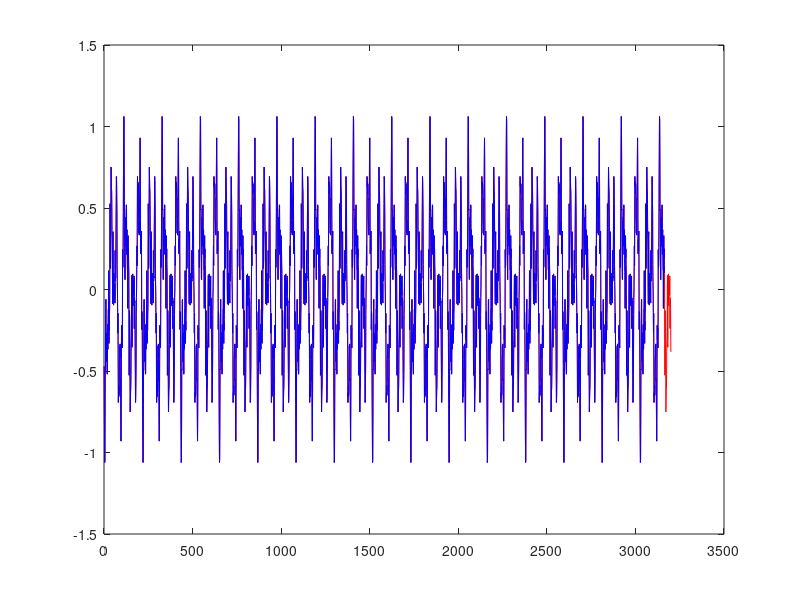

Source code (MATLAB):

    NC = 3200;
    x = [1:NC] - NC/2;
    WLD = 6.0;

    hw.toLens_mm   = 522;
    hw.screen_mm = [400 300]; 
    hw.screen_px = [1600 1200]; 
    
    PXD = WLD * tan(pi/180) * hw.toLens_mm * hw.screen_px(1) / hw.screen_mm(1);
    HDSP = round(PXD / 8.0);   % 90 deg phase disparity of fundamental +-45
    PXD = HDSP * 8.0;

    % FUNDAMENTAL
    S1l = 4/pi*sin(2*pi*(x+0.5+HDSP)/PXD); 
    S1r = 4/pi*sin(2*pi*(x+0.5-HDSP)/PXD); 
    % SW
    SW90.l = sign(S1l);
    SW90.r = sign(S1r);
    % MF
    MF90.l = SW90.l - S1l;
    MF90.r = SW90.r - S1r;

    PXD = WLD * tan(pi/180) * hw.toLens_mm * hw.screen_px(1) / hw.screen_mm(1);
    HDSP = round(PXD / 12.0);   % 60 deg phase disparity of fundamental +-30
    PXD = HDSP * 12.0;
    disp(PXD);
    % FUNDAMENTAL
    S1l = 4/pi*sin(2*pi*(x+0.5+HDSP)/PXD); 
    S1r = 4/pi*sin(2*pi*(x+0.5-HDSP)/PXD); 
    % 5F
    S5l = 4/(pi*5)*sin(2*pi*(x+0.5+HDSP)/(PXD / 5.0)); 
    S5r = 4/(pi*5)*sin(2*pi*(x+0.5-HDSP)/(PXD / 5.0)); 
    % 7F
    S7l = 4/(pi*7)*sin(2*pi*(x+0.5+HDSP)/(PXD / 7.0)); 
    S7r = 4/(pi*7)*sin(2*pi*(x+0.5-HDSP)/(PXD / 7.0)); 
    % MF
    MF60.l = sign(S1l) - S1l;
    MF60.r = sign(S1r) - S1r;
    % MF-5F
    MF5F.l = MF60.l - S5l;
    MF5F.r = MF60.r - S5r;
    % MF-5F-7F
    MF7F.l = MF5F.l - S7l;
    MF7F.r = MF5F.r - S7r;
    % MF phase scrambled
    for i=1:1,
        MFps{i}.l = 0;
        MFps{i}.r = 0;
        N = 3;
        while (PXD / N) > 2,
            rp = rand(1) * 2 * pi;
            MFps{i}.l = MFps{i}.l + 4/(pi*N)*sin(2*pi*(x+0.5+HDSP)/(PXD / N)+rp); 
            MFps{i}.r = MFps{i}.r + 4/(pi*N)*sin(2*pi*(x+0.5-HDSP)/(PXD / N)+rp); 
            N = N + 2;
        end;
%         figure;
         plot(MFps{i}.l, 'r');
         hold on;
         plot(MFps{i}.r((HDSP*2+1):end), 'b');
    end;
    

